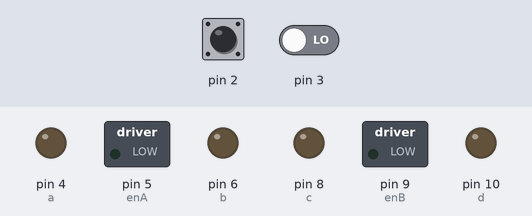
Bench run of a sketch on a simulated Arduino Uno, built with avr-gcc and run on an emulated ATmega328P. Parts: switched loads named in the sketch (green lamp = pin HIGH), output pins drawn as LEDs (lit = HIGH). The inputs (shaded band) are chosen by the test bench; at power-on: pin 2 LOW, pin 3 LOW.

Above: at 1.2 s.
1.3 s: pin 2 pulsed HIGH 5 times (0.12 s each, 0.3 s apart)
At 4.7 s:
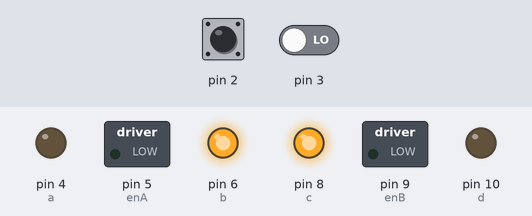
At 6.2 s:
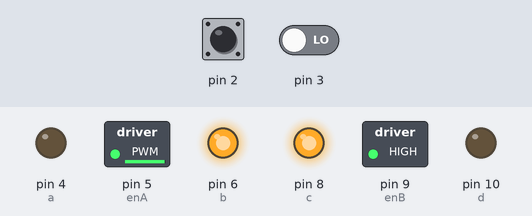
Timing chart, 0 to 7.7 s (numbered marks = the images above; inputs shaded):
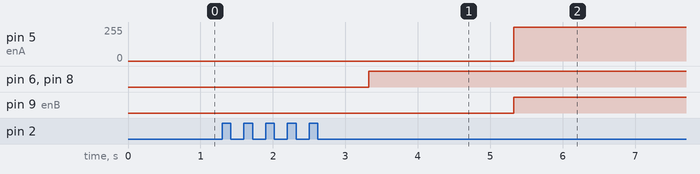

The sketch:

stage_1.ino
```cpp
int ch2;  //for left motor
int enA = 5;
int a=4; int b=6;

int ch3; //for right motor
int enB = 9;
int c=8; int d=10;

// Serring up limits for the channel 2 and 3
int ch2_high = 1800;
int ch2_low = 1200;
int ch3_high = 1700;
int ch3_low = 1200;

// for polynomial value
float ch2_poly;
float ch3_poly;

// for original values
int original_ch3;
int original_ch2;

void setup()
{
  Serial.begin(9600);

  pinMode(2,INPUT);
  pinMode(enA, OUTPUT);
  pinMode(a,OUTPUT); pinMode(b,OUTPUT);

  pinMode(3,INPUT);
  pinMode(enB, OUTPUT);
  pinMode(c,OUTPUT); pinMode(d,OUTPUT);

}

void polynomial(int original_ch2, int original_ch3)
{
  ch3 = map(pulseIn(2,HIGH), ch3_low , ch3_high, 0, 255);
  ch2 = map(pulseIn(3,HIGH), ch2_low , ch2_high, 0, 255);

  ch2_poly = (1.0 / 255) * pow(ch2, 2);
  ch3_poly = (1.0 / 255) * pow(ch3, 2);

  analogWrite(enA, ch2_poly);
  analogWrite(enB, ch3_poly);

}


void loop() {
  ch3 = map(pulseIn(2,HIGH), ch3_low , ch3_high, -254, 254);
  ch2 = map(pulseIn(3,HIGH), ch2_low , ch2_high, -254, 254);
  original_ch3 = pulseIn(2, HIGH);
  original_ch2 = pulseIn(3, HIGH);

  if(ch2>254){
    ch2=254;
    }
  if(ch3>254){
    ch3=254;
    }
  if(ch2< -254){
    ch2=-254;
    }
  if(ch3< -254){
    ch3=-254;
    }

  if(ch2>0 && ch3>0){                                    //  FORWARD MOVEMENT
    digitalWrite(a, HIGH);digitalWrite(b, LOW);
    digitalWrite(c, LOW);digitalWrite(d, HIGH);
  }
  else if(ch2<0 && ch3<0){                                // BACKWARD MOTION
    digitalWrite(a, LOW);digitalWrite(b, HIGH);
    digitalWrite(c, HIGH);digitalWrite(d, LOW);
  }

  else if(ch2>0 && ch3<0){                                // RIGHTWARD MOTION
    digitalWrite(a, HIGH);digitalWrite(b, LOW);
    digitalWrite(c, HIGH);digitalWrite(d, LOW);
  }

  else if (ch2<0 && ch3>0){                               //LEFTWARD MOTION
    digitalWrite(a, LOW);digitalWrite(b, HIGH);
    digitalWrite(c, LOW);digitalWrite(d, HIGH);
  }

  else{                                                 // STABLE
    digitalWrite(a, LOW);digitalWrite(b, LOW);
    digitalWrite(c, LOW);digitalWrite(d, LOW);
  }

  polynomial(original_ch2,original_ch3);

}
```

Measured:
- after the input at 1.3 s, pin 5 (enA): 0/255 → 252/255 after 4.0 s instead of 4.7 s; pin 6 (b), pin 8 (c): LOW → HIGH after 2.0 s instead of 2.7 s; pin 9 (enB): LOW → HIGH after 4.0 s instead of 4.7 s
